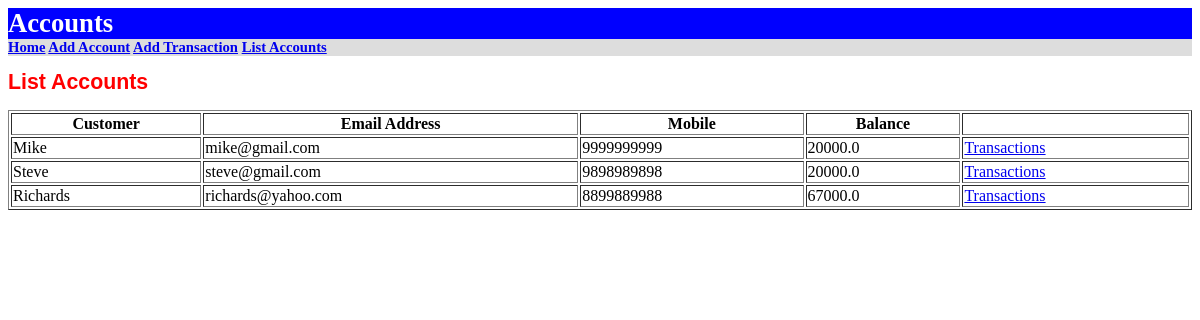
The page /demo/list_accounts/ on the database as committed earlier.
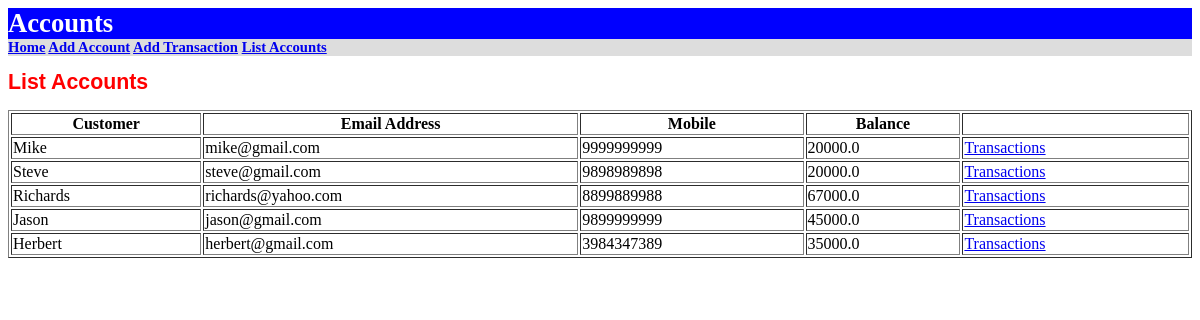
The same page on the database as committed later.
### demo/models.py (models this page shows, shortened)
class Account(models.Model):
    id = models.IntegerField(primary_key=True)
    customer = models.CharField(max_length=30)
    email = models.EmailField()
    mobile = models.CharField(max_length=10)
    balance = models.FloatField()

### demo/accountviews.py (the view)
# urls.py: path('list_accounts/', demo.accountviews.list_accounts, name='list_accounts'),
def list_accounts(request):
    return render(request, 'demo/list_accounts.html',
                  {'accounts': Account.objects.all()})

### demo/templates/demo/list_accounts.html (shortened to what this page needs)
{% extends 'demo/master.html' %}
{% block content %}
<h1>List Accounts</h1>
<table  width="100%" border="1">
     <tr>
         <th>Customer</th>
         <th>Email Address</th>
         <th>Mobile</th>
         <th>Balance</th>
         <th></th>
     </tr>
     {% for a in accounts %}
       <tr>
           <td> {{ a.customer }} </td>
           <td> {{ a.email }} </td>
           <td> {{ a.mobile }} </td>
           <td> {{ a.balance }} </td>
           <td> <a href="/demo/transactions/{{a.id}}">Transactions</a> </td>
       </tr>
      {% endfor %}
</table>
{% endblock %}

### demo/templates/demo/master.html (shortened to what this page needs)
<!DOCTYPE html>
<html lang="en">
{% load static %}
<head>
    <link rel="stylesheet" href="{% static 'styles.css' %}" />
</head>
<body>
<div class="banner">Accounts</div>
<div class="menu">
    <a href="{% url 'home' %}">Home</a>
    <a href="{% url 'add_account' %}">Add Account</a>
    <a href="{% url 'add_transaction' %}">Add Transaction</a>
    <a href="{% url 'list_accounts' %}">List Accounts</a>
</div>
{% block content %}
{% endblock %}
</body>
</html>

### demo/static/styles.css (style rules this page uses)
body { font-family :verdana }
.banner { background-color:blue;color:white; font-size:20pt; font-weight : bold; }
.menu { background-color:#dddddd; font-size:11pt; font-weight: bold; }
h1 { color :red; font-family: arial;font-size:16pt; font-weight:bold }

Rows that differ between the two databases and show on the page:
added Account: customer "Jason", email "jason@gmail.com", mobile "9899999999", balance "45000.0"
added Account: customer "Herbert", email "herbert@gmail.com", mobile "3984347389", balance "35000.0"
